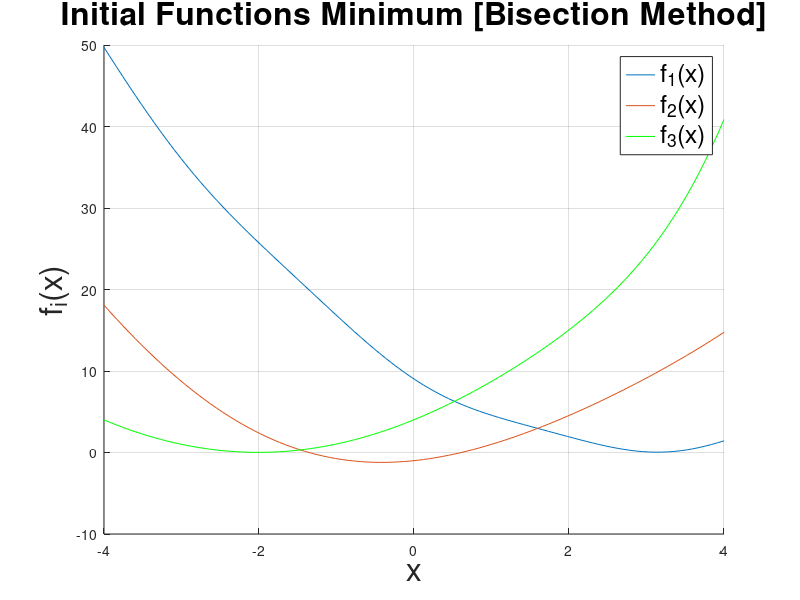

Here is the MATLAB script that generated this plot: (Note: this script raises an error after producing the figure.)
% Amarantidou Efthymia 
% AEM: 9762
% Project [1]

clear;
close all;
clc;

%% Initialize functions 
set(groot,'defaultAxesXGrid','on')
set(groot,'defaultAxesYGrid','on')

x = linspace(-4, 4);

f1 = @(x) (x-3).^2 + (sin(x+3)).^2;
f2 = @(x) (x-1).*cos(x./2) + x.^2;
f3 = @(x) (x+2).^2 + exp(x-2).*sin(x+3);

% Plot the functions
functions = figure('Name', 'Initial Functions', 'NumberTitle', 'off');
hold on
plot(x, f1(x));
plot(x, f2(x));
plot(x, f3(x), 'g');
title('Initial Functions Minimum [Bisection Method]', 'FontSize', 23);
legend('f_{1}(x)', 'f_{2}(x)', 'f_{3}(x)', 'FontSize', 18, 'Position',[0.7 0.7 0.2 0.2]);
xlabel('x', 'FontSize', 23);
ylabel('f_{i}(x)', 'FontSize', 23);
grid on

%% Problem 1 / Question 1

l = 0.01; 
epsilon = [4e-3 5e-4 1e-4 5e-5 1e-5];
a = -4;
b = 4;

k = zeros(size(epsilon, 2), 3);
minimum = zeros(size(epsilon, 2), 3);

% Find the minimums via bisection method for different values of epsilon. 
for i=1:size(epsilon,2)
    [minimum(i, 1), k(i, 1), ~, ~] = bisection_method(f1, l, epsilon(i), a, b);
    [minimum(i, 2), k(i, 2), ~, ~] = bisection_method(f2, l, epsilon(i), a, b);
    [minimum(i, 3), k(i, 3), ~, ~] = bisection_method(f3, l, epsilon(i), a, b);
end

% Plot the minimums on the figures' plot.
symbol = ['--' '*' '+', 'o' 'x'];

for iteration=1:size(epsilon, 2)
    figure(functions);
    plot(minimum(iteration,1), f1(minimum(iteration,1)), ['b' symbol(iteration)])
    plot(minimum(iteration,2), f2(minimum(iteration,2)), ['r' symbol(iteration)])
    plot(minimum(iteration,3), f3(minimum(iteration,3)), ['g' symbol(iteration)])
    legend('f1(x)', 'f2(x)', 'f3(x)', 'x1*', 'x2*', 'x3*');
end

%% Problem 1 / Question 2

l = [1e-1 5e-2 1e-2];
epsilon = 0.001;
minimum = zeros(size(l, 2), 3);
k = zeros(size(epsilon, 2), 3);

% Find the minimums via bisection method for different values of l. 

for i=1:size(l, 2)
    [minimum(i, 1), k(i, 1), ak1, bk1] = bisection_method(f1, l(i), epsilon, a, b);
    [minimum(i, 2), k(i, 2), ak2, bk2] = bisection_method(f2, l(i), epsilon, a, b);
    [minimum(i, 3), k(i, 3), ak3, bk3] = bisection_method(f3, l(i), epsilon, a, b);
    
    f1_intervals = figure('Name', 'f1 Intervals', 'NumberTitle', 'off');
    hold on;
    plot(ak1);
    plot(bk1);
    title(['Limits in each iteration for l = ' num2str(l(i)) ' [f_{1}(x)]'], 'FontSize', 18)
    xlabel('k', 'FontWeight','bold', 'FontSize', 23)
    ylabel('ak/ bk', 'FontWeight','bold', 'FontSize', 23)
    legend('ak', 'bk', 'FontSize', 18);
    hold off;

    f2_intervals = figure('Name', 'f2 Intervals', 'NumberTitle', 'off');
    hold on;
    plot(ak2);
    plot(bk2);
    title(['Limits in each iteration for l = ' num2str(l(i)) ' [f_{2}(x)]'], 'FontSize', 18)
    xlabel('k', 'FontWeight','bold', 'FontSize', 23)
    ylabel('ak/ bk', 'FontWeight','bold', 'FontSize', 23)
    legend('ak', 'bk', 'FontSize', 18);
    hold off;
    
    f3_intervals = figure('Name', 'f3 Intervals', 'NumberTitle', 'off');
    hold on;
    plot(ak3);
    plot(bk3);
    title(['Limits in each iteration for l = ' num2str(l(i)) ' [f_{3}(x)]'], 'FontSize', 18)
    xlabel('k', 'FontWeight','bold', 'FontSize', 23)
    ylabel('ak/ bk', 'FontWeight','bold', 'FontSize', 23)
    legend('ak', 'bk', 'FontSize', 18);
    hold off;  
end

for iteration=1:size(l, 2)
    figure(functions);
    plot(minimum(iteration,1), f1(minimum(iteration,1)), ['m' symbol(iteration)])
    plot(minimum(iteration,2), f2(minimum(iteration,2)), ['c' symbol(iteration)])
    plot(minimum(iteration,3), f3(minimum(iteration,3)), ['k' symbol(iteration)])
    legend('f1(x)', 'f2(x)', 'f3(x)', 'x1*', 'x2*', 'x3*', "(x1*)'", "(x2*)'", "(x3*)'");
end
